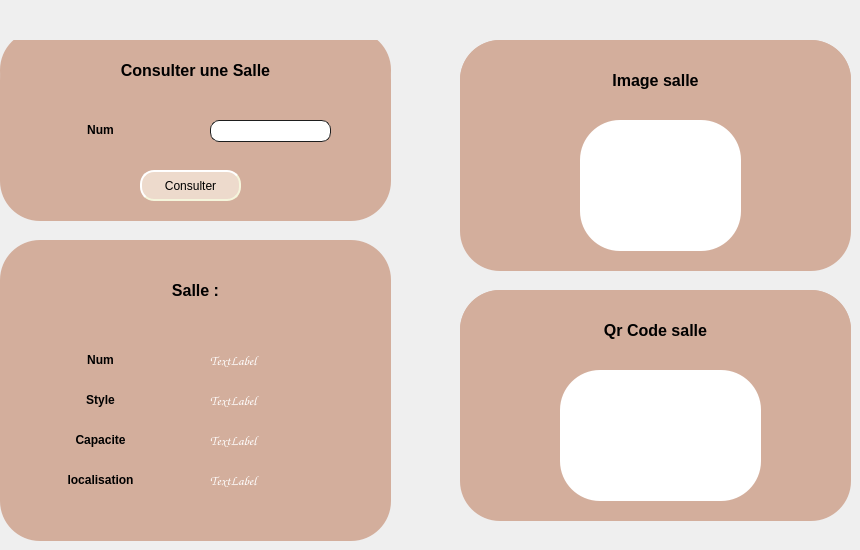
    <widget class="QWidget" name="tab_3">
     <attribute name="title">
      <string>Consulter</string>
     </attribute>
     <widget class="QWidget" name="gridWidget_6" native="true">
      <property name="geometry">
       <rect>
        <x>0</x>
        <y>40</y>
        <width>391</width>
        <height>181</height>
       </rect>
      </property>
      <property name="styleSheet">
       <string notr="true">background-color: rgb(211, 174, 156);
border-radius: 40px;</string>
      </property>
      <widget class="QLabel" name="label_18">
       <property name="geometry">
        <rect>
         <x>0</x>
         <y>-10</y>
         <width>391</width>
         <height>81</height>
        </rect>
       </property>
       <property name="styleSheet">
        <string notr="true"/>
       </property>
       <property name="text">
        <string>&lt;html&gt;&lt;head/&gt;&lt;body&gt;&lt;p align=&quot;center&quot;&gt;&lt;span style=&quot; font-size:12pt; font-weight:600;&quot;&gt;Consulter une Salle&lt;/span&gt;&lt;/p&gt;&lt;/body&gt;&lt;/html&gt;</string>
       </property>
      </widget>
      <widget class="QLabel" name="label_21">
       <property name="geometry">
        <rect>
         <x>40</x>
         <y>80</y>
         <width>121</width>
         <height>20</height>
        </rect>
       </property>
       <property name="styleSheet">
        <string notr="true">font: 75 8pt &quot;MS Shell Dlg 2&quot;;</string>
       </property>
       <property name="text">
        <string>&lt;html&gt;&lt;head/&gt;&lt;body&gt;&lt;p align=&quot;center&quot;&gt;&lt;span style=&quot; font-weight:600;&quot;&gt;Num&lt;/span&gt;&lt;/p&gt;&lt;/body&gt;&lt;/html&gt;</string>
       </property>
      </widget>
      <widget class="QLineEdit" name="id_consulter">
       <property name="geometry">
        <rect>
         <x>210</x>
         <y>80</y>
         <width>121</width>
         <height>22</height>
        </rect>
       </property>
       <property name="styleSheet">
        <string notr="true">background-color: rgb(255, 255, 255);
border-radius: 9px;
padding: 1px;
    border-style: solid;
    border: 1px solid #1e1e1e;
</string>
       </property>
      </widget>
      <widget class="QPushButton" name="supprimer_2">
       <property name="geometry">
        <rect>
         <x>140</x>
         <y>370</y>
         <width>101</width>
         <height>31</height>
        </rect>
       </property>
       <property name="styleSheet">
        <string notr="true">QPushButton
{
	background-color: rgb(237, 218, 204);
	color: rgb(0, 0, 0);
border-style: solid;
    border-radius: 6;
border-radius: 14px;

	border-style: outset;
    border-width: 2px;
    border-radius: 14px;
    border-color: beige;
  
 
    padding: 0px;
	
	
	
	font: 10pt &quot;Franklin Gothic Heavy&quot;;
}
QPushButton:hover
{
background-color: rgb(0, 143, 105);
	color: rgb(0, 0, 0);
}
QPushButton:pressed
{
background-color: rgb(0, 143, 105);
}</string>
       </property>
       <property name="text">
        <string>Supprimer</string>
       </property>
      </widget>
      <widget class="QPushButton" name="consulter">
       <property name="geometry">
        <rect>
         <x>140</x>
         <y>130</y>
         <width>101</width>
         <height>31</height>
        </rect>
       </property>
       <property name="styleSheet">
        <string notr="true">QPushButton
{
	background-color: rgb(237, 218, 204);
	color: rgb(0, 0, 0);
border-style: solid;
    border-radius: 6;
border-radius: 14px;

	border-style: outset;
    border-width: 2px;
    border-radius: 14px;
    border-color: beige;
  
 
    padding: 0px;
	
	
	
	font: 10pt &quot;Franklin Gothic Heavy&quot;;
}
QPushButton:hover
{
background-color: rgb(0, 143, 105);
	color: rgb(0, 0, 0);
}
QPushButton:pressed
{
background-color: rgb(0, 143, 105);
}</string>
       </property>
       <property name="text">
        <string>Consulter</string>
       </property>
      </widget>
     </widget>
     <widget class="QWidget" name="gridWidget_7" native="true">
      <property name="geometry">
       <rect>
        <x>0</x>
        <y>240</y>
        <width>391</width>
        <height>301</height>
       </rect>
      </property>
      <property name="styleSheet">
       <string notr="true">background-color: rgb(211, 174, 156);
border-radius: 40px;</string>
      </property>
      <widget class="QLabel" name="label_19">
       <property name="geometry">
        <rect>
         <x>0</x>
         <y>10</y>
         <width>391</width>
         <height>81</height>
        </rect>
       </property>
       <property name="styleSheet">
        <string notr="true"/>
       </property>
       <property name="text">
        <string>&lt;html&gt;&lt;head/&gt;&lt;body&gt;&lt;p align=&quot;center&quot;&gt;&lt;span style=&quot; font-size:12pt; font-weight:600;&quot;&gt; Salle :&lt;/span&gt;&lt;/p&gt;&lt;/body&gt;&lt;/html&gt;</string>
       </property>
      </widget>
      <widget class="QLabel" name="label_22">
       <property name="geometry">
        <rect>
         <x>40</x>
         <y>110</y>
         <width>121</width>
         <height>20</height>
        </rect>
       </property>
       <property name="styleSheet">
        <string notr="true">font: 75 8pt &quot;MS Shell Dlg 2&quot;;</string>
       </property>
       <property name="text">
        <string>&lt;html&gt;&lt;head/&gt;&lt;body&gt;&lt;p align=&quot;center&quot;&gt;&lt;span style=&quot; font-weight:600;&quot;&gt;Num&lt;/span&gt;&lt;/p&gt;&lt;/body&gt;&lt;/html&gt;</string>
       </property>
      </widget>
      <widget class="QPushButton" name="supprimer_3">
       <property name="geometry">
        <rect>
         <x>140</x>
         <y>370</y>
         <width>101</width>
         <height>31</height>
        </rect>
       </property>
       <property name="styleSheet">
        <string notr="true">QPushButton
{
	background-color: rgb(237, 218, 204);
	color: rgb(0, 0, 0);
border-style: solid;
    border-radius: 6;
border-radius: 14px;

	border-style: outset;
    border-width: 2px;
    border-radius: 14px;
    border-color: beige;
  
 
    padding: 0px;
	
	
	
	font: 10pt &quot;Franklin Gothic Heavy&quot;;
}
QPushButton:hover
{
background-color: rgb(0, 143, 105);
	color: rgb(0, 0, 0);
}
QPushButton:pressed
{
background-color: rgb(0, 143, 105);
}</string>
       </property>
       <property name="text">
        <string>Supprimer</string>
       </property>
      </widget>
      <widget class="QLabel" name="num_consulter">
       <property name="geometry">
        <rect>
         <x>210</x>
         <y>110</y>
         <width>101</width>
         <height>21</height>
        </rect>
       </property>
       <property name="font">
        <font>
         <family>Comic Sans MS</family>
         <pointsize>10</pointsize>
        </font>
       </property>
       <property name="styleSheet">
        <string notr="true"/>
       </property>
       <property name="text">
        <string>&lt;html&gt;&lt;head/&gt;&lt;body&gt;&lt;p&gt;&lt;span style=&quot; font-weight:600; color:#ffffff;&quot;&gt;TextLabel&lt;/span&gt;&lt;/p&gt;&lt;/body&gt;&lt;/html&gt;</string>
       </property>
      </widget>
      <widget class="QLabel" name="label_23">
       <property name="geometry">
        <rect>
         <x>40</x>
         <y>150</y>
         <width>121</width>
         <height>20</height>
        </rect>
       </property>
       <property name="styleSheet">
        <string notr="true">font: 75 8pt &quot;MS Shell Dlg 2&quot;;</string>
       </property>
       <property name="text">
        <string>&lt;html&gt;&lt;head/&gt;&lt;body&gt;&lt;p align=&quot;center&quot;&gt;&lt;span style=&quot; font-weight:600;&quot;&gt;Style&lt;/span&gt;&lt;/p&gt;&lt;/body&gt;&lt;/html&gt;</string>
       </property>
      </widget>
      <widget class="QLabel" name="style_consulter">
       <property name="geometry">
        <rect>
         <x>210</x>
         <y>150</y>
         <width>101</width>
         <height>21</height>
        </rect>
       </property>
       <property name="font">
        <font>
         <family>Comic Sans MS</family>
         <pointsize>10</pointsize>
        </font>
       </property>
       <property name="styleSheet">
        <string notr="true"/>
       </property>
       <property name="text">
        <string>&lt;html&gt;&lt;head/&gt;&lt;body&gt;&lt;p&gt;&lt;span style=&quot; font-weight:600; color:#ffffff;&quot;&gt;TextLabel&lt;/span&gt;&lt;/p&gt;&lt;/body&gt;&lt;/html&gt;</string>
       </property>
      </widget>
      <widget class="QLabel" name="label_24">
       <property name="geometry">
        <rect>
         <x>40</x>
         <y>190</y>
         <width>121</width>
         <height>20</height>
        </rect>
       </property>
       <property name="styleSheet">
        <string notr="true">font: 75 8pt &quot;MS Shell Dlg 2&quot;;</string>
       </property>
       <property name="text">
        <string>&lt;html&gt;&lt;head/&gt;&lt;body&gt;&lt;p align=&quot;center&quot;&gt;&lt;span style=&quot; font-weight:600;&quot;&gt;Capacite&lt;/span&gt;&lt;/p&gt;&lt;/body&gt;&lt;/html&gt;</string>
       </property>
      </widget>
      <widget class="QLabel" name="capacite_consulter">
       <property name="geometry">
        <rect>
         <x>210</x>
         <y>190</y>
         <width>101</width>
         <height>21</height>
        </rect>
       </property>
       <property name="font">
        <font>
         <family>Comic Sans MS</family>
         <pointsize>10</pointsize>
        </font>
       </property>
       <property name="styleSheet">
        <string notr="true"/>
       </property>
       <property name="text">
        <string>&lt;html&gt;&lt;head/&gt;&lt;body&gt;&lt;p&gt;&lt;span style=&quot; font-weight:600; color:#ffffff;&quot;&gt;TextLabel&lt;/span&gt;&lt;/p&gt;&lt;/body&gt;&lt;/html&gt;</string>
       </property>
      </widget>
      <widget class="QLabel" name="label_25">
       <property name="geometry">
        <rect>
         <x>40</x>
         <y>230</y>
         <width>121</width>
         <height>20</height>
        </rect>
       </property>
       <property name="styleSheet">
        <string notr="true">font: 75 8pt &quot;MS Shell Dlg 2&quot;;</string>
       </property>
       <property name="text">
        <string>&lt;html&gt;&lt;head/&gt;&lt;body&gt;&lt;p align=&quot;center&quot;&gt;&lt;span style=&quot; font-weight:600;&quot;&gt;localisation&lt;/span&gt;&lt;/p&gt;&lt;/body&gt;&lt;/html&gt;</string>
       </property>
      </widget>
      <widget class="QLabel" name="localisation_consulter">
       <property name="geometry">
        <rect>
         <x>210</x>
         <y>230</y>
         <width>101</width>
         <height>21</height>
        </rect>
       </property>
       <property name="font">
        <font>
         <family>Comic Sans MS</family>
         <pointsize>10</pointsize>
        </font>
       </property>
       <property name="styleSheet">
        <string notr="true"/>
       </property>
       <property name="text">
        <string>&lt;html&gt;&lt;head/&gt;&lt;body&gt;&lt;p&gt;&lt;span style=&quot; font-weight:600; color:#ffffff;&quot;&gt;TextLabel&lt;/span&gt;&lt;/p&gt;&lt;/body&gt;&lt;/html&gt;</string>
       </property>
      </widget>
     </widget>
     <widget class="QWidget" name="gridWidget_8" native="true">
      <property name="geometry">
       <rect>
        <x>460</x>
        <y>40</y>
        <width>391</width>
        <height>231</height>
       </rect>
      </property>
      <property name="styleSheet">
       <string notr="true">background-color: rgb(211, 174, 156);
border-radius: 40px;</string>
      </property>
      <widget class="QLabel" name="label_31">
       <property name="geometry">
        <rect>
         <x>0</x>
         <y>0</y>
         <width>391</width>
         <height>81</height>
        </rect>
       </property>
       <property name="styleSheet">
        <string notr="true"/>
       </property>
       <property name="text">
        <string>&lt;html&gt;&lt;head/&gt;&lt;body&gt;&lt;p align=&quot;center&quot;&gt;&lt;span style=&quot; font-size:12pt; font-weight:600;&quot;&gt;Image salle&lt;/span&gt;&lt;/p&gt;&lt;/body&gt;&lt;/html&gt;</string>
       </property>
      </widget>
      <widget class="QPushButton" name="supprimer_5">
       <property name="geometry">
        <rect>
         <x>140</x>
         <y>370</y>
         <width>101</width>
         <height>31</height>
        </rect>
       </property>
       <property name="styleSheet">
        <string notr="true">QPushButton
{
	background-color: rgb(237, 218, 204);
	color: rgb(0, 0, 0);
border-style: solid;
    border-radius: 6;
border-radius: 14px;

	border-style: outset;
    border-width: 2px;
    border-radius: 14px;
    border-color: beige;
  
 
    padding: 0px;
	
	
	
	font: 10pt &quot;Franklin Gothic Heavy&quot;;
}
QPushButton:hover
{
background-color: rgb(0, 143, 105);
	color: rgb(0, 0, 0);
}
QPushButton:pressed
{
background-color: rgb(0, 143, 105);
}</string>
       </property>
       <property name="text">
        <string>Supprimer</string>
       </property>
      </widget>
      <widget class="QGraphicsView" name="graphicsView_image_consulter">
       <property name="geometry">
        <rect>
         <x>120</x>
         <y>80</y>
         <width>161</width>
         <height>131</height>
        </rect>
       </property>
       <property name="styleSheet">
        <string notr="true">background-color: rgb(255, 255, 255);</string>
       </property>
      </widget>
     </widget>
     <widget class="QWidget" name="gridWidget_9" native="true">
      <property name="geometry">
       <rect>
        <x>460</x>
        <y>290</y>
        <width>391</width>
        <height>231</height>
       </rect>
      </property>
      <property name="styleSheet">
       <string notr="true">background-color: rgb(211, 174, 156);
border-radius: 40px;</string>
      </property>
      <widget class="QLabel" name="label_32">
       <property name="geometry">
        <rect>
         <x>0</x>
         <y>0</y>
         <width>391</width>
         <height>81</height>
        </rect>
       </property>
       <property name="styleSheet">
        <string notr="true"/>
       </property>
       <property name="text">
        <string>&lt;html&gt;&lt;head/&gt;&lt;body&gt;&lt;p align=&quot;center&quot;&gt;&lt;span style=&quot; font-size:12pt; font-weight:600;&quot;&gt;Qr Code salle&lt;/span&gt;&lt;/p&gt;&lt;/body&gt;&lt;/html&gt;</string>
       </property>
      </widget>
      <widget class="QPushButton" name="supprimer_6">
       <property name="geometry">
        <rect>
         <x>140</x>
         <y>370</y>
         <width>101</width>
         <height>31</height>
        </rect>
       </property>
       <property name="styleSheet">
        <string notr="true">QPushButton
{
	background-color: rgb(237, 218, 204);
	color: rgb(0, 0, 0);
border-style: solid;
    border-radius: 6;
border-radius: 14px;

	border-style: outset;
    border-width: 2px;
    border-radius: 14px;
    border-color: beige;
  
 
    padding: 0px;
	
	
	
	font: 10pt &quot;Franklin Gothic Heavy&quot;;
}
QPushButton:hover
{
background-color: rgb(0, 143, 105);
	color: rgb(0, 0, 0);
}
QPushButton:pressed
{
background-color: rgb(0, 143, 105);
}</string>
       </property>
       <property name="text">
        <string>Supprimer</string>
       </property>
      </widget>
      <widget class="QGraphicsView" name="qr_graphicsView_consulter">
       <property name="geometry">
        <rect>
         <x>100</x>
         <y>80</y>
         <width>201</width>
         <height>131</height>
        </rect>
       </property>
       <property name="styleSheet">
        <string notr="true">background-color: rgb(255, 255, 255);</string>
       </property>
      </widget>
     </widget>
    </widget>
